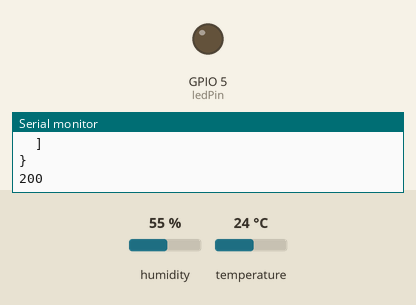
The sketch below on a simulated ESP8266 (Wemos D1 mini). On the bench: output pins drawn as LEDs (lit = HIGH), the last lines printed to the serial monitor. Dashed ring = blinking. The inputs (shaded band) are chosen by the test bench; at power-on: humidity 55 %, temperature 24 °C. WiFi joins after 1.5 s; servers stay silent unless stated; uploads are accepted with an empty reply.

Above: at 2.7 s.
At 4.5 s:
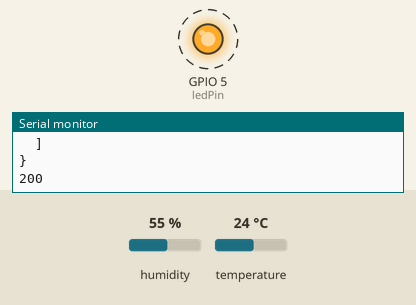
Timing chart, 0 to 7.2 s (numbered marks = the images above):
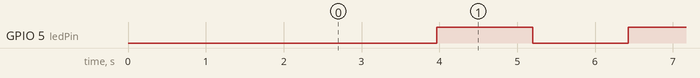

Measured:
- by itself, GPIO 5 (ledPin): alternates HIGH for 1.2 s and LOW for 1.2 s

The sketch:

measuring_temperature_and_humidity.ino
```cpp
#include <ESP8266HTTPClient.h>
#include <ESP8266WiFi.h>
#include <ArduinoJson.h>
#include <SimpleDHT.h>

int pinDHT11 = 2;
SimpleDHT11 dht11;

int ledPin=5;

void setup() {

 byte temperature = 0;
  byte humidity = 0;
  pinMode(ledPin, OUTPUT);


  Serial.begin(115200);  //Serial connection
  WiFi.begin("pardis amir","66946639Pardis");   //WiFi connection

  while (WiFi.status() != WL_CONNECTED) {  //Wait for the WiFI connection completion

    delay(500);
    Serial.println("Waiting for connection");

  }

}
bool toggle=false;
void loop() {

  if (WiFi.status() == WL_CONNECTED) { //Check WiFi connection status

    DynamicJsonBuffer JSONbuffer;
    JsonObject& JSONencoder = JSONbuffer.createObject();


    JSONencoder["sensorName"] = "myTemper1";
    JSONencoder["sensorType"] = "Temperature";

    JsonArray& values = JSONencoder.createNestedArray("values"); //JSON array
    JsonArray& timestamps = JSONencoder.createNestedArray("timestamps"); //JSON array


    byte temperature;
    byte humidity;
    int err = SimpleDHTErrSuccess;
    if ((err = dht11.read(pinDHT11, &temperature, &humidity, NULL)) != SimpleDHTErrSuccess) {
        Serial.print("Read DHT22 failed, err="); Serial.println(err);delay(1000);
        return;
      }

    values.add((int)temperature); //Add value to array
    timestamps.add(String(millis()+0)); //Add value to array

    values.add((int)humidity); //Add value to array
    timestamps.add(String(millis()+1)); //Add value to array


    char JSONmessageBuffer[300];
    JSONencoder.prettyPrintTo(JSONmessageBuffer, sizeof(JSONmessageBuffer));
    Serial.println(JSONmessageBuffer);

    HTTPClient http;    //Declare object of class HTTPClient

    http.begin("http://192.168.1.37:8080/postjson");      //Specify request destination
    http.addHeader("Content-Type", "application/json");  //Specify content-type header

    int httpCode = http.POST(JSONmessageBuffer);   //Send the request
    String payload = http.getString();                                        //Get the response payload

    Serial.println(httpCode);   //Print HTTP return code
    Serial.println(payload);    //Print request response payload

    http.end();  //Close connection

  } else {

    Serial.println("Error in WiFi connection");

  }

    delay(1000);  //Send a request every 1 second
    if(toggle)
        digitalWrite(ledPin, HIGH);
    else
        digitalWrite(ledPin, LOW);
    toggle=!toggle;
}
```
